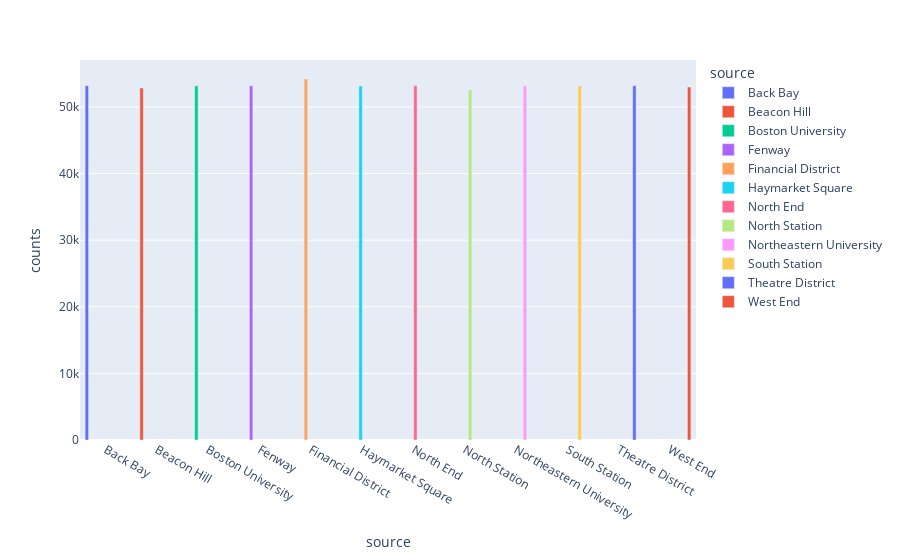

Notebook code for this chart:
### Markdown cell above
Selanjutnya kita akan mencari tahu dimana saja titik keberangkatan taksi dengan menggunakan fungsi plot_bar(groupby_column)

### Code cell
plot_bar('source')

### Figure 1 — Plotly figure (JSON) as saved in the notebook; plotly's stock layout.template omitted (floating-point values rounded to 4 significant figures)
{"data": [{"alignmentgroup": "True", "hovertemplate": "source=%{x}<br>counts=%{y}<extra></extra>", "legendgroup": "Back Bay", "marker": {"color": "#636efa", "pattern": {"shape": ""}}, "name": "Back Bay", "offsetgroup": "Back Bay", "orientation": "v", "showlegend": true, "textposition": "auto", "type": "bar", "x": ["Back Bay"], "xaxis": "x", "y": [53201], "yaxis": "y"}, {"alignmentgroup": "True", "hovertemplate": "source=%{x}<br>counts=%{y}<extra></extra>", "legendgroup": "Beacon Hill", "marker": {"color": "#EF553B", "pattern": {"shape": ""}}, "name": "Beacon Hill", "offsetgroup": "Beacon Hill", "orientation": "v", "showlegend": true, "textposition": "auto", "type": "bar", "x": ["Beacon Hill"], "xaxis": "x", "y": [52841], "yaxis": "y"}, {"alignmentgroup": "True", "hovertemplate": "source=%{x}<br>counts=%{y}<extra></extra>", "legendgroup": "Boston University", "marker": {"color": "#00cc96", "pattern": {"shape": ""}}, "name": "Boston University", "offsetgroup": "Boston University", "orientation": "v", "showlegend": true, "textposition": "auto", "type": "bar", "x": ["Boston University"], "xaxis": "x", "y": [53172], "yaxis": "y"}, {"alignmentgroup": "True", "hovertemplate": "source=%{x}<br>counts=%{y}<extra></extra>", "legendgroup": "Fenway", "marker": {"color": "#ab63fa", "pattern": {"shape": ""}}, "name": "Fenway", "offsetgroup": "Fenway", "orientation": "v", "showlegend": true, "textposition": "auto", "type": "bar", "x": ["Fenway"], "xaxis": "x", "y": [53166], "yaxis": "y"}, {"alignmentgroup": "True", "hovertemplate": "source=%{x}<br>counts=%{y}<extra></extra>", "legendgroup": "Financial District", "marker": {"color": "#FFA15A", "pattern": {"shape": ""}}, "name": "Financial District", "offsetgroup": "Financial District", "orientation": "v", "showlegend": true, "textposition": "auto", "type": "bar", "x": ["Financial District"], "xaxis": "x", "y": [54197], "yaxis": "y"}, {"alignmentgroup": "True", "hovertemplate": "source=%{x}<br>counts=%{y}<extra></extra>", "legendgroup": "Haymarket Square", "marker": {"color": "#19d3f3", "pattern": {"shape": ""}}, "name": "Haymarket Square", "offsetgroup": "Haymarket Square", "orientation": "v", "showlegend": true, "textposition": "auto", "type": "bar", "x": ["Haymarket Square"], "xaxis": "x", "y": [53147], "yaxis": "y"}, {"alignmentgroup": "True", "hovertemplate": "source=%{x}<br>counts=%{y}<extra></extra>", "legendgroup": "North End", "marker": {"color": "#FF6692", "pattern": {"shape": ""}}, "name": "North End", "offsetgroup": "North End", "orientation": "v", "showlegend": true, "textposition": "auto", "type": "bar", "x": ["North End"], "xaxis": "x", "y": [53171], "yaxis": "y"}, {"alignmentgroup": "True", "hovertemplate": "source=%{x}<br>counts=%{y}<extra></extra>", "legendgroup": "North Station", "marker": {"color": "#B6E880", "pattern": {"shape": ""}}, "name": "North Station", "offsetgroup": "North Station", "orientation": "v", "showlegend": true, "textposition": "auto", "type": "bar", "x": ["North Station"], "xaxis": "x", "y": [52576], "yaxis": "y"}, {"alignmentgroup": "True", "hovertemplate": "source=%{x}<br>counts=%{y}<extra></extra>", "legendgroup": "Northeastern University", "marker": {"color": "#FF97FF", "pattern": {"shape": ""}}, "name": "Northeastern University", "offsetgroup": "Northeastern University", "orientation": "v", "showlegend": true, "textposition": "auto", "type": "bar", "x": ["Northeastern University"], "xaxis": "x", "y": [53164], "yaxis": "y"}, {"alignmentgroup": "True", "hovertemplate": "source=%{x}<br>counts=%{y}<extra></extra>", "legendgroup": "South Station", "marker": {"color": "#FECB52", "pattern": {"shape": ""}}, "name": "South Station", "offsetgroup": "South Station", "orientation": "v", "showlegend": true, "textposition": "auto", "type": "bar", "x": ["South Station"], "xaxis": "x", "y": [53160], "yaxis": "y"}, {"alignmentgroup": "True", "hovertemplate": "source=%{x}<br>counts=%{y}<extra></extra>", "legendgroup": "Theatre District", "marker": {"color": "#636efa", "pattern": {"shape": ""}}, "name": "Theatre District", "offsetgroup": "Theatre District", "orientation": "v", "showlegend": true, "textposition": "auto", "type": "bar", "x": ["Theatre District"], "xaxis": "x", "y": [53201], "yaxis": "y"}, {"alignmentgroup": "True", "hovertemplate": "source=%{x}<br>counts=%{y}<extra></extra>", "legendgroup": "West End", "marker": {"color": "#EF553B", "pattern": {"shape": ""}}, "name": "West End", "offsetgroup": "West End", "orientation": "v", "showlegend": true, "textposition": "auto", "type": "bar", "x": ["West End"], "xaxis": "x", "y": [52980], "yaxis": "y"}], "layout": {"barmode": "group", "legend": {"title": {"text": "source"}, "tracegroupgap": 0}, "margin": {"t": 60}, "xaxis": {"anchor": "y", "categoryarray": ["Back Bay", "Beacon Hill", "Boston University", "Fenway", "Financial District", "Haymarket Square", "North End", "North Station", "Northeastern University", "South Station", "Theatre District", "West End"], "categoryorder": "array", "domain": [0, 1], "title": {"text": "source"}}, "yaxis": {"anchor": "x", "domain": [0, 1], "title": {"text": "counts"}}}}
